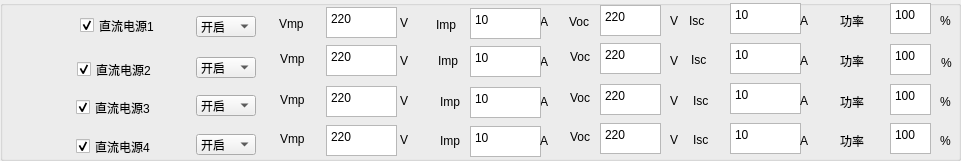
  <widget class="QGroupBox" name="groupBox_6">
   <property name="geometry">
    <rect>
     <x>0</x>
     <y>90</y>
     <width>961</width>
     <height>161</height>
    </rect>
   </property>
   <property name="title">
    <string/>
   </property>
   <widget class="QLabel" name="label_17">
    <property name="geometry">
     <rect>
      <x>280</x>
      <y>90</y>
      <width>31</width>
      <height>20</height>
     </rect>
    </property>
    <property name="text">
     <string>Vmp</string>
    </property>
   </widget>
   <widget class="QTextEdit" name="textEdit_S1_DC2_Isc">
    <property name="geometry">
     <rect>
      <x>730</x>
      <y>43</y>
      <width>71</width>
      <height>31</height>
     </rect>
    </property>
    <property name="html">
     <string>&lt;!DOCTYPE HTML PUBLIC &quot;-//W3C//DTD HTML 4.0//EN&quot; &quot;http://www.w3.org/TR/REC-html40/strict.dtd&quot;&gt;
&lt;html&gt;&lt;head&gt;&lt;meta name=&quot;qrichtext&quot; content=&quot;1&quot; /&gt;&lt;style type=&quot;text/css&quot;&gt;
p, li { white-space: pre-wrap; }
&lt;/style&gt;&lt;/head&gt;&lt;body style=&quot; font-family:'宋体'; font-size:10pt; font-weight:400; font-style:normal;&quot;&gt;
&lt;p style=&quot; margin-top:0px; margin-bottom:0px; margin-left:0px; margin-right:0px; -qt-block-indent:0; text-indent:0px;&quot;&gt;&lt;span style=&quot; font-family:'SimSun'; font-size:9pt;&quot;&gt;10&lt;/span&gt;&lt;/p&gt;&lt;/body&gt;&lt;/html&gt;</string>
    </property>
   </widget>
   <widget class="QTextEdit" name="textEdit_S1_DC2_PF">
    <property name="geometry">
     <rect>
      <x>890</x>
      <y>44</y>
      <width>41</width>
      <height>31</height>
     </rect>
    </property>
    <property name="html">
     <string>&lt;!DOCTYPE HTML PUBLIC &quot;-//W3C//DTD HTML 4.0//EN&quot; &quot;http://www.w3.org/TR/REC-html40/strict.dtd&quot;&gt;
&lt;html&gt;&lt;head&gt;&lt;meta name=&quot;qrichtext&quot; content=&quot;1&quot; /&gt;&lt;style type=&quot;text/css&quot;&gt;
p, li { white-space: pre-wrap; }
&lt;/style&gt;&lt;/head&gt;&lt;body style=&quot; font-family:'宋体'; font-size:10pt; font-weight:400; font-style:normal;&quot;&gt;
&lt;p style=&quot; margin-top:0px; margin-bottom:0px; margin-left:0px; margin-right:0px; -qt-block-indent:0; text-indent:0px;&quot;&gt;&lt;span style=&quot; font-family:'SimSun'; font-size:9pt;&quot;&gt;100&lt;/span&gt;&lt;/p&gt;&lt;/body&gt;&lt;/html&gt;</string>
    </property>
   </widget>
   <widget class="QTextEdit" name="textEdit_S1_DC3_Voc">
    <property name="geometry">
     <rect>
      <x>600</x>
      <y>84</y>
      <width>61</width>
      <height>31</height>
     </rect>
    </property>
    <property name="html">
     <string>&lt;!DOCTYPE HTML PUBLIC &quot;-//W3C//DTD HTML 4.0//EN&quot; &quot;http://www.w3.org/TR/REC-html40/strict.dtd&quot;&gt;
&lt;html&gt;&lt;head&gt;&lt;meta name=&quot;qrichtext&quot; content=&quot;1&quot; /&gt;&lt;style type=&quot;text/css&quot;&gt;
p, li { white-space: pre-wrap; }
&lt;/style&gt;&lt;/head&gt;&lt;body style=&quot; font-family:'宋体'; font-size:10pt; font-weight:400; font-style:normal;&quot;&gt;
&lt;p style=&quot; margin-top:0px; margin-bottom:0px; margin-left:0px; margin-right:0px; -qt-block-indent:0; text-indent:0px;&quot;&gt;&lt;span style=&quot; font-family:'SimSun'; font-size:9pt;&quot;&gt;220&lt;/span&gt;&lt;/p&gt;&lt;/body&gt;&lt;/html&gt;</string>
    </property>
   </widget>
   <widget class="QTextEdit" name="textEdit_S1_DC3_Isc">
    <property name="geometry">
     <rect>
      <x>730</x>
      <y>83</y>
      <width>71</width>
      <height>31</height>
     </rect>
    </property>
    <property name="html">
     <string>&lt;!DOCTYPE HTML PUBLIC &quot;-//W3C//DTD HTML 4.0//EN&quot; &quot;http://www.w3.org/TR/REC-html40/strict.dtd&quot;&gt;
&lt;html&gt;&lt;head&gt;&lt;meta name=&quot;qrichtext&quot; content=&quot;1&quot; /&gt;&lt;style type=&quot;text/css&quot;&gt;
p, li { white-space: pre-wrap; }
&lt;/style&gt;&lt;/head&gt;&lt;body style=&quot; font-family:'宋体'; font-size:10pt; font-weight:400; font-style:normal;&quot;&gt;
&lt;p style=&quot; margin-top:0px; margin-bottom:0px; margin-left:0px; margin-right:0px; -qt-block-indent:0; text-indent:0px;&quot;&gt;&lt;span style=&quot; font-family:'SimSun'; font-size:9pt;&quot;&gt;10&lt;/span&gt;&lt;/p&gt;&lt;/body&gt;&lt;/html&gt;</string>
    </property>
   </widget>
   <widget class="QLabel" name="label_110">
    <property name="geometry">
     <rect>
      <x>400</x>
      <y>13</y>
      <width>16</width>
      <height>20</height>
     </rect>
    </property>
    <property name="text">
     <string>V</string>
    </property>
   </widget>
   <widget class="QTextEdit" name="textEdit_S1_DC1_Isc">
    <property name="geometry">
     <rect>
      <x>730</x>
      <y>3</y>
      <width>71</width>
      <height>31</height>
     </rect>
    </property>
    <property name="html">
     <string>&lt;!DOCTYPE HTML PUBLIC &quot;-//W3C//DTD HTML 4.0//EN&quot; &quot;http://www.w3.org/TR/REC-html40/strict.dtd&quot;&gt;
&lt;html&gt;&lt;head&gt;&lt;meta name=&quot;qrichtext&quot; content=&quot;1&quot; /&gt;&lt;style type=&quot;text/css&quot;&gt;
p, li { white-space: pre-wrap; }
&lt;/style&gt;&lt;/head&gt;&lt;body style=&quot; font-family:'宋体'; font-size:10pt; font-weight:400; font-style:normal;&quot;&gt;
&lt;p style=&quot; margin-top:0px; margin-bottom:0px; margin-left:0px; margin-right:0px; -qt-block-indent:0; text-indent:0px;&quot;&gt;&lt;span style=&quot; font-family:'SimSun'; font-size:9pt;&quot;&gt;10&lt;/span&gt;&lt;/p&gt;&lt;/body&gt;&lt;/html&gt;</string>
    </property>
   </widget>
   <widget class="QLabel" name="label_125">
    <property name="geometry">
     <rect>
      <x>440</x>
      <y>133</y>
      <width>31</width>
      <height>16</height>
     </rect>
    </property>
    <property name="text">
     <string>Imp</string>
    </property>
   </widget>
   <widget class="QLabel" name="label_128">
    <property name="geometry">
     <rect>
      <x>800</x>
      <y>53</y>
      <width>16</width>
      <height>16</height>
     </rect>
    </property>
    <property name="text">
     <string>A</string>
    </property>
   </widget>
   <widget class="QLabel" name="label_112">
    <property name="geometry">
     <rect>
      <x>941</x>
      <y>55</y>
      <width>16</width>
      <height>16</height>
     </rect>
    </property>
    <property name="text">
     <string>%</string>
    </property>
   </widget>
   <widget class="QTextEdit" name="textEdit_S1_DC1_VOLT">
    <property name="geometry">
     <rect>
      <x>326</x>
      <y>7</y>
      <width>71</width>
      <height>31</height>
     </rect>
    </property>
    <property name="html">
     <string>&lt;!DOCTYPE HTML PUBLIC &quot;-//W3C//DTD HTML 4.0//EN&quot; &quot;http://www.w3.org/TR/REC-html40/strict.dtd&quot;&gt;
&lt;html&gt;&lt;head&gt;&lt;meta name=&quot;qrichtext&quot; content=&quot;1&quot; /&gt;&lt;style type=&quot;text/css&quot;&gt;
p, li { white-space: pre-wrap; }
&lt;/style&gt;&lt;/head&gt;&lt;body style=&quot; font-family:'宋体'; font-size:10pt; font-weight:400; font-style:normal;&quot;&gt;
&lt;p style=&quot; margin-top:0px; margin-bottom:0px; margin-left:0px; margin-right:0px; -qt-block-indent:0; text-indent:0px;&quot;&gt;&lt;span style=&quot; font-family:'SimSun'; font-size:9pt;&quot;&gt;220&lt;/span&gt;&lt;/p&gt;&lt;/body&gt;&lt;/html&gt;</string>
    </property>
   </widget>
   <widget class="QLabel" name="label_57">
    <property name="geometry">
     <rect>
      <x>940</x>
      <y>13</y>
      <width>16</width>
      <height>16</height>
     </rect>
    </property>
    <property name="text">
     <string>%</string>
    </property>
   </widget>
   <widget class="QLabel" name="label_116">
    <property name="geometry">
     <rect>
      <x>840</x>
      <y>94</y>
      <width>41</width>
      <height>16</height>
     </rect>
    </property>
    <property name="text">
     <string>功率</string>
    </property>
   </widget>
   <widget class="QComboBox" name="comboBox_S1_DC4">
    <property name="geometry">
     <rect>
      <x>196</x>
      <y>134</y>
      <width>60</width>
      <height>21</height>
     </rect>
    </property>
    <item>
     <property name="text">
      <string>开启</string>
     </property>
    </item>
    <item>
     <property name="text">
      <string>关闭</string>
     </property>
    </item>
   </widget>
   <widget class="QCheckBox" name="checkBox_S1_DC4">
    <property name="geometry">
     <rect>
      <x>76</x>
      <y>126</y>
      <width>111</width>
      <height>41</height>
     </rect>
    </property>
    <property name="text">
     <string>直流电源4</string>
    </property>
    <property name="checked">
     <bool>true</bool>
    </property>
   </widget>
   <widget class="QLabel" name="label_109">
    <property name="geometry">
     <rect>
      <x>670</x>
      <y>13</y>
      <width>16</width>
      <height>16</height>
     </rect>
    </property>
    <property name="text">
     <string>V</string>
    </property>
   </widget>
   <widget class="QLabel" name="label_58">
    <property name="geometry">
     <rect>
      <x>540</x>
      <y>94</y>
      <width>16</width>
      <height>16</height>
     </rect>
    </property>
    <property name="text">
     <string>A</string>
    </property>
   </widget>
   <widget class="QLabel" name="label_105">
    <property name="geometry">
     <rect>
      <x>693</x>
      <y>132</y>
      <width>31</width>
      <height>16</height>
     </rect>
    </property>
    <property name="text">
     <string>Isc</string>
    </property>
   </widget>
   <widget class="QTextEdit" name="textEdit_S1_DC3_VOLT">
    <property name="geometry">
     <rect>
      <x>326</x>
      <y>86</y>
      <width>71</width>
      <height>31</height>
     </rect>
    </property>
    <property name="html">
     <string>&lt;!DOCTYPE HTML PUBLIC &quot;-//W3C//DTD HTML 4.0//EN&quot; &quot;http://www.w3.org/TR/REC-html40/strict.dtd&quot;&gt;
&lt;html&gt;&lt;head&gt;&lt;meta name=&quot;qrichtext&quot; content=&quot;1&quot; /&gt;&lt;style type=&quot;text/css&quot;&gt;
p, li { white-space: pre-wrap; }
&lt;/style&gt;&lt;/head&gt;&lt;body style=&quot; font-family:'宋体'; font-size:10pt; font-weight:400; font-style:normal;&quot;&gt;
&lt;p style=&quot; margin-top:0px; margin-bottom:0px; margin-left:0px; margin-right:0px; -qt-block-indent:0; text-indent:0px;&quot;&gt;&lt;span style=&quot; font-family:'SimSun'; font-size:9pt;&quot;&gt;220&lt;/span&gt;&lt;/p&gt;&lt;/body&gt;&lt;/html&gt;</string>
    </property>
   </widget>
   <widget class="QLabel" name="label_120">
    <property name="geometry">
     <rect>
      <x>436</x>
      <y>14</y>
      <width>31</width>
      <height>21</height>
     </rect>
    </property>
    <property name="text">
     <string>Imp</string>
    </property>
   </widget>
   <widget class="QLabel" name="label_14">
    <property name="geometry">
     <rect>
      <x>280</x>
      <y>49</y>
      <width>31</width>
      <height>20</height>
     </rect>
    </property>
    <property name="text">
     <string>Vmp</string>
    </property>
   </widget>
   <widget class="QLabel" name="label_59">
    <property name="geometry">
     <rect>
      <x>691</x>
      <y>52</y>
      <width>31</width>
      <height>16</height>
     </rect>
    </property>
    <property name="text">
     <string>Isc</string>
    </property>
   </widget>
   <widget class="QLabel" name="label_13">
    <property name="geometry">
     <rect>
      <x>279</x>
      <y>13</y>
      <width>41</width>
      <height>21</height>
     </rect>
    </property>
    <property name="text">
     <string>Vmp</string>
    </property>
   </widget>
   <widget class="QLabel" name="label_54">
    <property name="geometry">
     <rect>
      <x>540</x>
      <y>54</y>
      <width>16</width>
      <height>16</height>
     </rect>
    </property>
    <property name="text">
     <string>A</string>
    </property>
   </widget>
   <widget class="QComboBox" name="comboBox_S1_DC1">
    <property name="geometry">
     <rect>
      <x>196</x>
      <y>16</y>
      <width>60</width>
      <height>21</height>
     </rect>
    </property>
    <item>
     <property name="text">
      <string>开启</string>
     </property>
    </item>
    <item>
     <property name="text">
      <string>关闭</string>
     </property>
    </item>
   </widget>
   <widget class="QCheckBox" name="checkBox_S1_DC3">
    <property name="geometry">
     <rect>
      <x>76</x>
      <y>87</y>
      <width>111</width>
      <height>41</height>
     </rect>
    </property>
    <property name="text">
     <string>直流电源3</string>
    </property>
    <property name="checked">
     <bool>true</bool>
    </property>
   </widget>
   <widget class="QTextEdit" name="textEdit_S1_DC4_VOLT">
    <property name="geometry">
     <rect>
      <x>326</x>
      <y>125</y>
      <width>71</width>
      <height>31</height>
     </rect>
    </property>
    <property name="html">
     <string>&lt;!DOCTYPE HTML PUBLIC &quot;-//W3C//DTD HTML 4.0//EN&quot; &quot;http://www.w3.org/TR/REC-html40/strict.dtd&quot;&gt;
&lt;html&gt;&lt;head&gt;&lt;meta name=&quot;qrichtext&quot; content=&quot;1&quot; /&gt;&lt;style type=&quot;text/css&quot;&gt;
p, li { white-space: pre-wrap; }
&lt;/style&gt;&lt;/head&gt;&lt;body style=&quot; font-family:'宋体'; font-size:10pt; font-weight:400; font-style:normal;&quot;&gt;
&lt;p style=&quot; margin-top:0px; margin-bottom:0px; margin-left:0px; margin-right:0px; -qt-block-indent:0; text-indent:0px;&quot;&gt;&lt;span style=&quot; font-family:'SimSun'; font-size:9pt;&quot;&gt;220&lt;/span&gt;&lt;/p&gt;&lt;/body&gt;&lt;/html&gt;</string>
    </property>
   </widget>
   <widget class="QLabel" name="label_63">
    <property name="geometry">
     <rect>
      <x>440</x>
      <y>94</y>
      <width>31</width>
      <height>16</height>
     </rect>
    </property>
    <property name="text">
     <string>Imp</string>
    </property>
   </widget>
   <widget class="QLabel" name="label_129">
    <property name="geometry">
     <rect>
      <x>840</x>
      <y>53</y>
      <width>41</width>
      <height>16</height>
     </rect>
    </property>
    <property name="text">
     <string>功率</string>
    </property>
   </widget>
   <widget class="QComboBox" name="comboBox_S1_DC2">
    <property name="geometry">
     <rect>
      <x>196</x>
      <y>57</y>
      <width>60</width>
      <height>21</height>
     </rect>
    </property>
    <item>
     <property name="text">
      <string>开启</string>
     </property>
    </item>
    <item>
     <property name="text">
      <string>关闭</string>
     </property>
    </item>
   </widget>
   <widget class="QTextEdit" name="textEdit_S1_DC2_VOLT">
    <property name="geometry">
     <rect>
      <x>326</x>
      <y>45</y>
      <width>71</width>
      <height>31</height>
     </rect>
    </property>
    <property name="html">
     <string>&lt;!DOCTYPE HTML PUBLIC &quot;-//W3C//DTD HTML 4.0//EN&quot; &quot;http://www.w3.org/TR/REC-html40/strict.dtd&quot;&gt;
&lt;html&gt;&lt;head&gt;&lt;meta name=&quot;qrichtext&quot; content=&quot;1&quot; /&gt;&lt;style type=&quot;text/css&quot;&gt;
p, li { white-space: pre-wrap; }
&lt;/style&gt;&lt;/head&gt;&lt;body style=&quot; font-family:'宋体'; font-size:10pt; font-weight:400; font-style:normal;&quot;&gt;
&lt;p style=&quot; margin-top:0px; margin-bottom:0px; margin-left:0px; margin-right:0px; -qt-block-indent:0; text-indent:0px;&quot;&gt;&lt;span style=&quot; font-family:'SimSun'; font-size:9pt;&quot;&gt;220&lt;/span&gt;&lt;/p&gt;&lt;/body&gt;&lt;/html&gt;</string>
    </property>
   </widget>
   <widget class="QTextEdit" name="textEdit_S1_DC3_PF">
    <property name="geometry">
     <rect>
      <x>890</x>
      <y>84</y>
      <width>41</width>
      <height>31</height>
     </rect>
    </property>
    <property name="html">
     <string>&lt;!DOCTYPE HTML PUBLIC &quot;-//W3C//DTD HTML 4.0//EN&quot; &quot;http://www.w3.org/TR/REC-html40/strict.dtd&quot;&gt;
&lt;html&gt;&lt;head&gt;&lt;meta name=&quot;qrichtext&quot; content=&quot;1&quot; /&gt;&lt;style type=&quot;text/css&quot;&gt;
p, li { white-space: pre-wrap; }
&lt;/style&gt;&lt;/head&gt;&lt;body style=&quot; font-family:'宋体'; font-size:10pt; font-weight:400; font-style:normal;&quot;&gt;
&lt;p style=&quot; margin-top:0px; margin-bottom:0px; margin-left:0px; margin-right:0px; -qt-block-indent:0; text-indent:0px;&quot;&gt;&lt;span style=&quot; font-family:'SimSun'; font-size:9pt;&quot;&gt;100&lt;/span&gt;&lt;/p&gt;&lt;/body&gt;&lt;/html&gt;</string>
    </property>
   </widget>
   <widget class="QLabel" name="label_117">
    <property name="geometry">
     <rect>
      <x>940</x>
      <y>133</y>
      <width>16</width>
      <height>16</height>
     </rect>
    </property>
    <property name="text">
     <string>%</string>
    </property>
   </widget>
   <widget class="QLabel" name="label_64">
    <property name="geometry">
     <rect>
      <x>670</x>
      <y>53</y>
      <width>16</width>
      <height>16</height>
     </rect>
    </property>
    <property name="text">
     <string>V</string>
    </property>
   </widget>
   <widget class="QTextEdit" name="textEdit_S1_DC4_CURR">
    <property name="geometry">
     <rect>
      <x>470</x>
      <y>126</y>
      <width>71</width>
      <height>31</height>
     </rect>
    </property>
    <property name="html">
     <string>&lt;!DOCTYPE HTML PUBLIC &quot;-//W3C//DTD HTML 4.0//EN&quot; &quot;http://www.w3.org/TR/REC-html40/strict.dtd&quot;&gt;
&lt;html&gt;&lt;head&gt;&lt;meta name=&quot;qrichtext&quot; content=&quot;1&quot; /&gt;&lt;style type=&quot;text/css&quot;&gt;
p, li { white-space: pre-wrap; }
&lt;/style&gt;&lt;/head&gt;&lt;body style=&quot; font-family:'宋体'; font-size:10pt; font-weight:400; font-style:normal;&quot;&gt;
&lt;p style=&quot; margin-top:0px; margin-bottom:0px; margin-left:0px; margin-right:0px; -qt-block-indent:0; text-indent:0px;&quot;&gt;&lt;span style=&quot; font-family:'SimSun'; font-size:9pt;&quot;&gt;10&lt;/span&gt;&lt;/p&gt;&lt;/body&gt;&lt;/html&gt;</string>
    </property>
   </widget>
   <widget class="QLabel" name="label_101">
    <property name="geometry">
     <rect>
      <x>693</x>
      <y>93</y>
      <width>31</width>
      <height>16</height>
     </rect>
    </property>
    <property name="text">
     <string>Isc</string>
    </property>
   </widget>
   <widget class="QLabel" name="label_127">
    <property name="geometry">
     <rect>
      <x>400</x>
      <y>93</y>
      <width>16</width>
      <height>16</height>
     </rect>
    </property>
    <property name="text">
     <string>V</string>
    </property>
   </widget>
   <widget class="QLabel" name="label_100">
    <property name="geometry">
     <rect>
      <x>840</x>
      <y>133</y>
      <width>41</width>
      <height>16</height>
     </rect>
    </property>
    <property name="text">
     <string>功率</string>
    </property>
   </widget>
   <widget class="QLabel" name="label_106">
    <property name="geometry">
     <rect>
      <x>689</x>
      <y>13</y>
      <width>31</width>
      <height>16</height>
     </rect>
    </property>
    <property name="text">
     <string>Isc</string>
    </property>
   </widget>
   <widget class="QLabel" name="label_118">
    <property name="geometry">
     <rect>
      <x>540</x>
      <y>14</y>
      <width>16</width>
      <height>16</height>
     </rect>
    </property>
    <property name="text">
     <string>A</string>
    </property>
   </widget>
   <widget class="QLabel" name="label_119">
    <property name="geometry">
     <rect>
      <x>670</x>
      <y>93</y>
      <width>16</width>
      <height>16</height>
     </rect>
    </property>
    <property name="text">
     <string>V</string>
    </property>
   </widget>
   <widget class="QCheckBox" name="checkBox_S1_DC1">
    <property name="geometry">
     <rect>
      <x>80</x>
      <y>10</y>
      <width>111</width>
      <height>31</height>
     </rect>
    </property>
    <property name="text">
     <string>直流电源1</string>
    </property>
    <property name="checked">
     <bool>true</bool>
    </property>
   </widget>
   <widget class="QLabel" name="label_65">
    <property name="geometry">
     <rect>
      <x>280</x>
      <y>129</y>
      <width>31</width>
      <height>20</height>
     </rect>
    </property>
    <property name="text">
     <string>Vmp</string>
    </property>
   </widget>
   <widget class="QComboBox" name="comboBox_S1_DC3">
    <property name="geometry">
     <rect>
      <x>196</x>
      <y>95</y>
      <width>60</width>
      <height>21</height>
     </rect>
    </property>
    <item>
     <property name="text">
      <string>开启</string>
     </property>
    </item>
    <item>
     <property name="text">
      <string>关闭</string>
     </property>
    </item>
   </widget>
   <widget class="QTextEdit" name="textEdit_S1_DC1_Voc">
    <property name="geometry">
     <rect>
      <x>600</x>
      <y>5</y>
      <width>61</width>
      <height>31</height>
     </rect>
    </property>
    <property name="html">
     <string>&lt;!DOCTYPE HTML PUBLIC &quot;-//W3C//DTD HTML 4.0//EN&quot; &quot;http://www.w3.org/TR/REC-html40/strict.dtd&quot;&gt;
&lt;html&gt;&lt;head&gt;&lt;meta name=&quot;qrichtext&quot; content=&quot;1&quot; /&gt;&lt;style type=&quot;text/css&quot;&gt;
p, li { white-space: pre-wrap; }
&lt;/style&gt;&lt;/head&gt;&lt;body style=&quot; font-family:'宋体'; font-size:10pt; font-weight:400; font-style:normal;&quot;&gt;
&lt;p style=&quot; margin-top:0px; margin-bottom:0px; margin-left:0px; margin-right:0px; -qt-block-indent:0; text-indent:0px;&quot;&gt;&lt;span style=&quot; font-family:'SimSun'; font-size:9pt;&quot;&gt;220&lt;/span&gt;&lt;/p&gt;&lt;/body&gt;&lt;/html&gt;</string>
    </property>
   </widget>
   <widget class="QLabel" name="label_103">
    <property name="geometry">
     <rect>
      <x>540</x>
      <y>133</y>
      <width>16</width>
      <height>16</height>
     </rect>
    </property>
    <property name="text">
     <string>A</string>
    </property>
   </widget>
   <widget class="QLabel" name="label_66">
    <property name="geometry">
     <rect>
      <x>438</x>
      <y>53</y>
      <width>31</width>
      <height>16</height>
     </rect>
    </property>
    <property name="text">
     <string>Imp</string>
    </property>
   </widget>
   <widget class="QTextEdit" name="textEdit_S1_DC4_Isc">
    <property name="geometry">
     <rect>
      <x>730</x>
      <y>123</y>
      <width>71</width>
      <height>31</height>
     </rect>
    </property>
    <property name="html">
     <string>&lt;!DOCTYPE HTML PUBLIC &quot;-//W3C//DTD HTML 4.0//EN&quot; &quot;http://www.w3.org/TR/REC-html40/strict.dtd&quot;&gt;
&lt;html&gt;&lt;head&gt;&lt;meta name=&quot;qrichtext&quot; content=&quot;1&quot; /&gt;&lt;style type=&quot;text/css&quot;&gt;
p, li { white-space: pre-wrap; }
&lt;/style&gt;&lt;/head&gt;&lt;body style=&quot; font-family:'宋体'; font-size:10pt; font-weight:400; font-style:normal;&quot;&gt;
&lt;p style=&quot; margin-top:0px; margin-bottom:0px; margin-left:0px; margin-right:0px; -qt-block-indent:0; text-indent:0px;&quot;&gt;&lt;span style=&quot; font-family:'SimSun'; font-size:9pt;&quot;&gt;10&lt;/span&gt;&lt;/p&gt;&lt;/body&gt;&lt;/html&gt;</string>
    </property>
   </widget>
   <widget class="QLabel" name="label_104">
    <property name="geometry">
     <rect>
      <x>840</x>
      <y>13</y>
      <width>41</width>
      <height>16</height>
     </rect>
    </property>
    <property name="text">
     <string>功率</string>
    </property>
   </widget>
   <widget class="QTextEdit" name="textEdit_S1_DC3_CURR">
    <property name="geometry">
     <rect>
      <x>470</x>
      <y>87</y>
      <width>71</width>
      <height>31</height>
     </rect>
    </property>
    <property name="html">
     <string>&lt;!DOCTYPE HTML PUBLIC &quot;-//W3C//DTD HTML 4.0//EN&quot; &quot;http://www.w3.org/TR/REC-html40/strict.dtd&quot;&gt;
&lt;html&gt;&lt;head&gt;&lt;meta name=&quot;qrichtext&quot; content=&quot;1&quot; /&gt;&lt;style type=&quot;text/css&quot;&gt;
p, li { white-space: pre-wrap; }
&lt;/style&gt;&lt;/head&gt;&lt;body style=&quot; font-family:'宋体'; font-size:10pt; font-weight:400; font-style:normal;&quot;&gt;
&lt;p style=&quot; margin-top:0px; margin-bottom:0px; margin-left:0px; margin-right:0px; -qt-block-indent:0; text-indent:0px;&quot;&gt;&lt;span style=&quot; font-family:'SimSun'; font-size:9pt;&quot;&gt;10&lt;/span&gt;&lt;/p&gt;&lt;/body&gt;&lt;/html&gt;</string>
    </property>
   </widget>
   <widget class="QLabel" name="label_114">
    <property name="geometry">
     <rect>
      <x>800</x>
      <y>133</y>
      <width>16</width>
      <height>16</height>
     </rect>
    </property>
    <property name="text">
     <string>A</string>
    </property>
   </widget>
   <widget class="QLabel" name="label_126">
    <property name="geometry">
     <rect>
      <x>400</x>
      <y>132</y>
      <width>16</width>
      <height>16</height>
     </rect>
    </property>
    <property name="text">
     <string>V</string>
    </property>
   </widget>
   <widget class="QLabel" name="label_111">
    <property name="geometry">
     <rect>
      <x>670</x>
      <y>132</y>
      <width>16</width>
      <height>16</height>
     </rect>
    </property>
    <property name="text">
     <string>V</string>
    </property>
   </widget>
   <widget class="QLabel" name="label_108">
    <property name="geometry">
     <rect>
      <x>569</x>
      <y>12</y>
      <width>31</width>
      <height>20</height>
     </rect>
    </property>
    <property name="text">
     <string>Voc</string>
    </property>
   </widget>
   <widget class="QLabel" name="label_122">
    <property name="geometry">
     <rect>
      <x>570</x>
      <y>47</y>
      <width>31</width>
      <height>20</height>
     </rect>
    </property>
    <property name="text">
     <string>Voc</string>
    </property>
   </widget>
   <widget class="QLabel" name="label_67">
    <property name="geometry">
     <rect>
      <x>800</x>
      <y>13</y>
      <width>16</width>
      <height>16</height>
     </rect>
    </property>
    <property name="text">
     <string>A</string>
    </property>
   </widget>
   <widget class="QTextEdit" name="textEdit_S1_DC4_PF">
    <property name="geometry">
     <rect>
      <x>890</x>
      <y>123</y>
      <width>41</width>
      <height>31</height>
     </rect>
    </property>
    <property name="html">
     <string>&lt;!DOCTYPE HTML PUBLIC &quot;-//W3C//DTD HTML 4.0//EN&quot; &quot;http://www.w3.org/TR/REC-html40/strict.dtd&quot;&gt;
&lt;html&gt;&lt;head&gt;&lt;meta name=&quot;qrichtext&quot; content=&quot;1&quot; /&gt;&lt;style type=&quot;text/css&quot;&gt;
p, li { white-space: pre-wrap; }
&lt;/style&gt;&lt;/head&gt;&lt;body style=&quot; font-family:'宋体'; font-size:10pt; font-weight:400; font-style:normal;&quot;&gt;
&lt;p style=&quot; margin-top:0px; margin-bottom:0px; margin-left:0px; margin-right:0px; -qt-block-indent:0; text-indent:0px;&quot;&gt;&lt;span style=&quot; font-family:'SimSun'; font-size:9pt;&quot;&gt;100&lt;/span&gt;&lt;/p&gt;&lt;/body&gt;&lt;/html&gt;</string>
    </property>
   </widget>
   <widget class="QTextEdit" name="textEdit_S1_DC2_Voc">
    <property name="geometry">
     <rect>
      <x>600</x>
      <y>43</y>
      <width>61</width>
      <height>31</height>
     </rect>
    </property>
    <property name="html">
     <string>&lt;!DOCTYPE HTML PUBLIC &quot;-//W3C//DTD HTML 4.0//EN&quot; &quot;http://www.w3.org/TR/REC-html40/strict.dtd&quot;&gt;
&lt;html&gt;&lt;head&gt;&lt;meta name=&quot;qrichtext&quot; content=&quot;1&quot; /&gt;&lt;style type=&quot;text/css&quot;&gt;
p, li { white-space: pre-wrap; }
&lt;/style&gt;&lt;/head&gt;&lt;body style=&quot; font-family:'宋体'; font-size:10pt; font-weight:400; font-style:normal;&quot;&gt;
&lt;p style=&quot; margin-top:0px; margin-bottom:0px; margin-left:0px; margin-right:0px; -qt-block-indent:0; text-indent:0px;&quot;&gt;&lt;span style=&quot; font-family:'SimSun'; font-size:9pt;&quot;&gt;220&lt;/span&gt;&lt;/p&gt;&lt;/body&gt;&lt;/html&gt;</string>
    </property>
   </widget>
   <widget class="QTextEdit" name="textEdit_S1_DC1_PF">
    <property name="geometry">
     <rect>
      <x>890</x>
      <y>3</y>
      <width>41</width>
      <height>31</height>
     </rect>
    </property>
    <property name="html">
     <string>&lt;!DOCTYPE HTML PUBLIC &quot;-//W3C//DTD HTML 4.0//EN&quot; &quot;http://www.w3.org/TR/REC-html40/strict.dtd&quot;&gt;
&lt;html&gt;&lt;head&gt;&lt;meta name=&quot;qrichtext&quot; content=&quot;1&quot; /&gt;&lt;style type=&quot;text/css&quot;&gt;
p, li { white-space: pre-wrap; }
&lt;/style&gt;&lt;/head&gt;&lt;body style=&quot; font-family:'宋体'; font-size:10pt; font-weight:400; font-style:normal;&quot;&gt;
&lt;p style=&quot; margin-top:0px; margin-bottom:0px; margin-left:0px; margin-right:0px; -qt-block-indent:0; text-indent:0px;&quot;&gt;&lt;span style=&quot; font-family:'SimSun'; font-size:9pt;&quot;&gt;100&lt;/span&gt;&lt;/p&gt;&lt;/body&gt;&lt;/html&gt;</string>
    </property>
   </widget>
   <widget class="QLabel" name="label_15">
    <property name="geometry">
     <rect>
      <x>400</x>
      <y>53</y>
      <width>16</width>
      <height>16</height>
     </rect>
    </property>
    <property name="text">
     <string>V</string>
    </property>
   </widget>
   <widget class="QTextEdit" name="textEdit_S1_DC1_CURR">
    <property name="geometry">
     <rect>
      <x>470</x>
      <y>8</y>
      <width>71</width>
      <height>31</height>
     </rect>
    </property>
    <property name="html">
     <string>&lt;!DOCTYPE HTML PUBLIC &quot;-//W3C//DTD HTML 4.0//EN&quot; &quot;http://www.w3.org/TR/REC-html40/strict.dtd&quot;&gt;
&lt;html&gt;&lt;head&gt;&lt;meta name=&quot;qrichtext&quot; content=&quot;1&quot; /&gt;&lt;style type=&quot;text/css&quot;&gt;
p, li { white-space: pre-wrap; }
&lt;/style&gt;&lt;/head&gt;&lt;body style=&quot; font-family:'宋体'; font-size:10pt; font-weight:400; font-style:normal;&quot;&gt;
&lt;p style=&quot; margin-top:0px; margin-bottom:0px; margin-left:0px; margin-right:0px; -qt-block-indent:0; text-indent:0px;&quot;&gt;&lt;span style=&quot; font-family:'SimSun'; font-size:9pt;&quot;&gt;10&lt;/span&gt;&lt;/p&gt;&lt;/body&gt;&lt;/html&gt;</string>
    </property>
   </widget>
   <widget class="QCheckBox" name="checkBox_S1_DC2">
    <property name="geometry">
     <rect>
      <x>77</x>
      <y>49</y>
      <width>111</width>
      <height>41</height>
     </rect>
    </property>
    <property name="text">
     <string>直流电源2</string>
    </property>
    <property name="checked">
     <bool>true</bool>
    </property>
   </widget>
   <widget class="QLabel" name="label_130">
    <property name="geometry">
     <rect>
      <x>570</x>
      <y>88</y>
      <width>31</width>
      <height>20</height>
     </rect>
    </property>
    <property name="text">
     <string>Voc</string>
    </property>
   </widget>
   <widget class="QLabel" name="label_124">
    <property name="geometry">
     <rect>
      <x>800</x>
      <y>93</y>
      <width>16</width>
      <height>16</height>
     </rect>
    </property>
    <property name="text">
     <string>A</string>
    </property>
   </widget>
   <widget class="QLabel" name="label_121">
    <property name="geometry">
     <rect>
      <x>570</x>
      <y>127</y>
      <width>31</width>
      <height>20</height>
     </rect>
    </property>
    <property name="text">
     <string>Voc</string>
    </property>
   </widget>
   <widget class="QLabel" name="label_115">
    <property name="geometry">
     <rect>
      <x>940</x>
      <y>94</y>
      <width>16</width>
      <height>16</height>
     </rect>
    </property>
    <property name="text">
     <string>%</string>
    </property>
   </widget>
   <widget class="QTextEdit" name="textEdit_S1_DC2_CURR">
    <property name="geometry">
     <rect>
      <x>470</x>
      <y>46</y>
      <width>71</width>
      <height>31</height>
     </rect>
    </property>
    <property name="html">
     <string>&lt;!DOCTYPE HTML PUBLIC &quot;-//W3C//DTD HTML 4.0//EN&quot; &quot;http://www.w3.org/TR/REC-html40/strict.dtd&quot;&gt;
&lt;html&gt;&lt;head&gt;&lt;meta name=&quot;qrichtext&quot; content=&quot;1&quot; /&gt;&lt;style type=&quot;text/css&quot;&gt;
p, li { white-space: pre-wrap; }
&lt;/style&gt;&lt;/head&gt;&lt;body style=&quot; font-family:'宋体'; font-size:10pt; font-weight:400; font-style:normal;&quot;&gt;
&lt;p style=&quot; margin-top:0px; margin-bottom:0px; margin-left:0px; margin-right:0px; -qt-block-indent:0; text-indent:0px;&quot;&gt;&lt;span style=&quot; font-family:'SimSun'; font-size:9pt;&quot;&gt;10&lt;/span&gt;&lt;/p&gt;&lt;/body&gt;&lt;/html&gt;</string>
    </property>
   </widget>
   <widget class="QTextEdit" name="textEdit_S1_DC4_Voc">
    <property name="geometry">
     <rect>
      <x>600</x>
      <y>123</y>
      <width>61</width>
      <height>31</height>
     </rect>
    </property>
    <property name="html">
     <string>&lt;!DOCTYPE HTML PUBLIC &quot;-//W3C//DTD HTML 4.0//EN&quot; &quot;http://www.w3.org/TR/REC-html40/strict.dtd&quot;&gt;
&lt;html&gt;&lt;head&gt;&lt;meta name=&quot;qrichtext&quot; content=&quot;1&quot; /&gt;&lt;style type=&quot;text/css&quot;&gt;
p, li { white-space: pre-wrap; }
&lt;/style&gt;&lt;/head&gt;&lt;body style=&quot; font-family:'宋体'; font-size:10pt; font-weight:400; font-style:normal;&quot;&gt;
&lt;p style=&quot; margin-top:0px; margin-bottom:0px; margin-left:0px; margin-right:0px; -qt-block-indent:0; text-indent:0px;&quot;&gt;&lt;span style=&quot; font-family:'SimSun'; font-size:9pt;&quot;&gt;220&lt;/span&gt;&lt;/p&gt;&lt;/body&gt;&lt;/html&gt;</string>
    </property>
   </widget>
  </widget>
